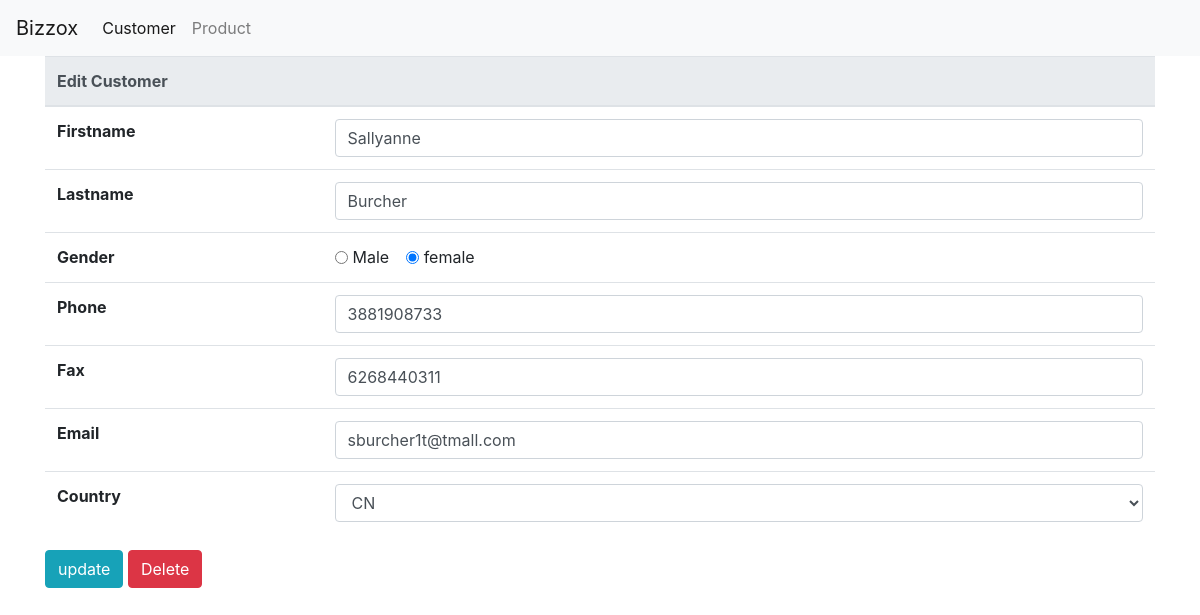
/customer/edit?id=1065, run on the app's committed database.
### tables this page shows
CREATE TABLE `xcustomer` (
  `id` int(11) UNSIGNED NOT NULL,
  `gender` varchar(1) DEFAULT NULL,
  `first_name` varchar(100) NOT NULL,
  `last_name` varchar(100) NOT NULL,
  `email` varchar(60) DEFAULT NULL,
  `phone` varchar(60) DEFAULT NULL,
  `fax` varchar(30) DEFAULT NULL,
  `country_code` varchar(5) DEFAULT NULL,
  `enabled` tinyint(1) UNSIGNED NOT NULL DEFAULT 0,
  `created_at` datetime NOT NULL,
  `updated_at` datetime NOT NULL
);

### application/controllers/Customer.php (called while the page is built, shortened)
<?php
class Customer extends CI_Controller {
	public function __construct()
	{
		$this->load->helper('form','url');
		$this->load->library('form_validation');
		$this->load->library('pagination');
		$this->load->model('Customer_model');
		$this->load->database();
	}
	public function edit(){
		$id = $this->input->get('id');
		$data['customer'] = $this->Customer_model->getUser($id);
		$this->load->view('customer/edit',$data);
	}
}

### index.php (called while the page is built, shortened)
<?php
require_once BASEPATH.'core/CodeIgniter.php';

### application/models/Customer_model.php (called while the page is built, shortened)
<?php
class Customer_model extends CI_Model {
	public function getUser($id){
		return $this->db->query("select * from xcustomer where id = $id")->row();
	}
}

### application/views/customer/edit.php (the view, shortened to what this page needs)
<?php
$country_code = array("CN","JP","LA","MY","TH");
?>
<form action="<?=base_url("customer/update")?>" method="post">
<div class="container">
	<div class="row">
		<div class="col">
			<table class="table">
				<thead class="thead-light">
					<tr>
						<th scope="col" colspan="2">Edit Customer</th>
					</tr>
				</thead>
				<tbody>
					<tr>
						<th scope="row" class="w-25">Firstname</th>
						<td class="w-75"><input type="text" class="form-control" name="first_name" value="<?php echo $customer->first_name?>"/></td>
					</tr>
					<tr>
						<th scope="row" class="w-25">Lastname</th>
						<td class="w-75"><input type="text" class="form-control" name="last_name" value="<?php echo $customer->last_name?>"/></td>
					</tr>
					<tr>
						<th scope="row" class="w-25">Gender</th>
						<td class="w-75">
							<div class="form-check form-check-inline">
								<input class="form-check-input" type="radio" name="gender" value="M"<?php echo $customer->gender == 'M' ? 'checked' : '' ?> >
								<label class="form-check-label" for="inlineRadio1">Male</label>
							</div>
							<div class="form-check form-check-inline">
								<input class="form-check-input" type="radio" name="gender" value="F" <?php echo $customer->gender == 'F' ? 'checked' : 'Female' ?>>
								<label class="form-check-label" for="inlineRadio2">female</label>
							</div>
						</td>
					</tr>
					<tr>
						<th scope="row" class="w-25">Phone</th>
						<td class="w-75"><input type="text" class="form-control" name="phone" value="<?php echo $customer->phone?>"/></td>
					</tr>
					<tr>
						<th scope="row" class="w-25">Fax</th>
						<td class="w-75"><input type="text" class="form-control" name="fax" value="<?php echo $customer->fax?>"/></td>
					</tr>
					<tr>
						<th scope="row" class="w-25">Email</th>
						<td class="w-75"><input type="text" class="form-control" name="email" value="<?php echo $customer->email?>"/></td>
					</tr>
					<tr>
						<th scope="row" class="w-25">Country</th>
						<td class="w-75">
							<select class="form-control" name="country_code" value="<?=set_value('country_code')?>">
								<?php
									foreach ($country_code as $code) { ?>
										<option value="<?=$code?>" <?php echo $code== $customer->country_code ? "selected='selected'":""?>><?php echo $code;?></option>
									<?php
									}
								?>
							</select>
						</td>
					</tr>
				</tbody>
			</table>
		</div>
	</div>
	<div class="row">
		<div class="col">
			<button type="submit" class="btn btn-info">update</button>
			<a href="<?=base_url("delete?id=$customer->id")?>" onclick="return confirm('Confirm Delete ?');" class="btn btn-danger">Delete</a>
		</div>
	</div>
</div>
</form>

### data on the page
xcustomer: first_name "Sallyanne", last_name "Burcher", gender "☑", phone "3881908733", fax "6268440311", email "sburcher1t@tmall.com", country_code "CN"
